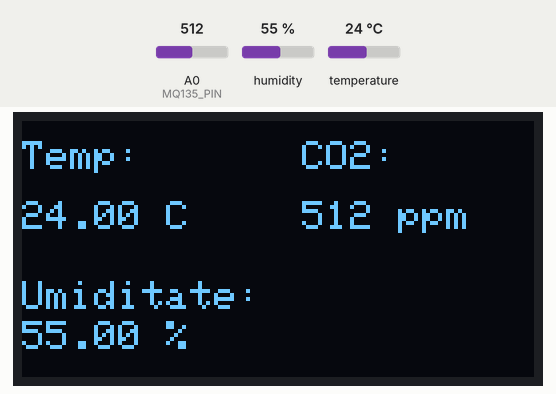
Recording of a sketch running on a simulated ESP8266 (NodeMCU). Shown: 128×64 one-colour display. The test bench sets the inputs (shaded band); at power-on: humidity 55 %, A0 (MQ135_PIN) = 512, temperature 24 °C. The display library's start-up logo is not drawn; what the sketch prints to the serial monitor is not drawn.

Above: at 4.7 s.
4.8 s: humidity set to 22 %
At 7.2 s:
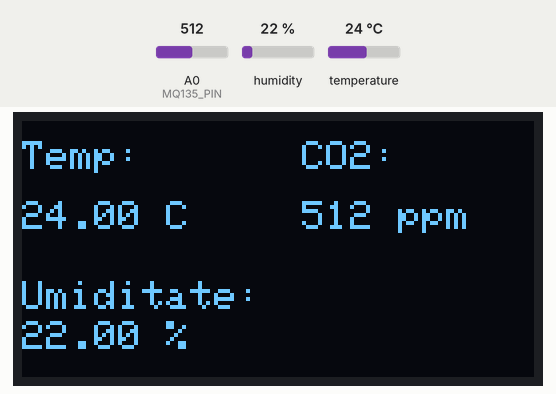
7.6 s: A0 (MQ135_PIN) set to 716
At 9.4 s:
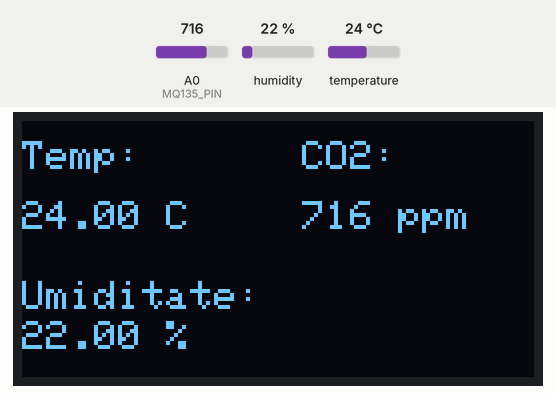
9.7 s: temperature set to 12 °C
At 11.4 s:
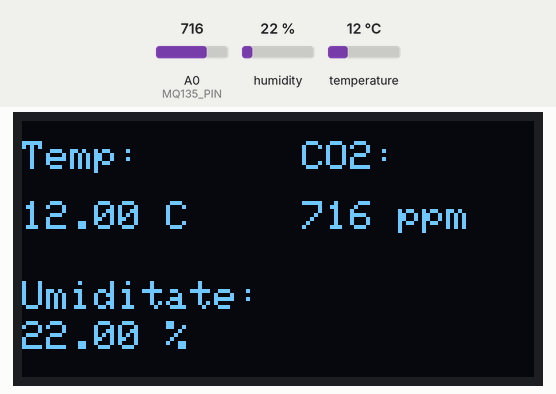
11.7 s: A0 (MQ135_PIN) set to 900
At 12.6 s:
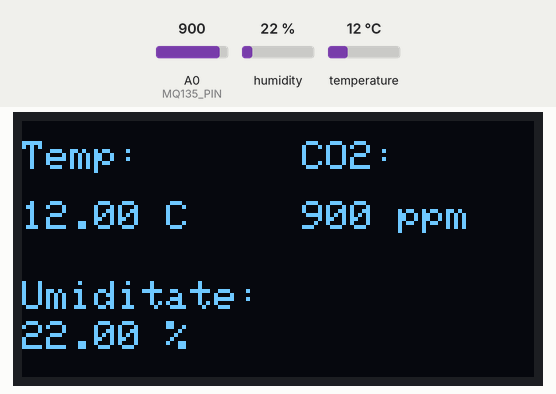
13.8 s: humidity set to 40 %
At 14.8 s:
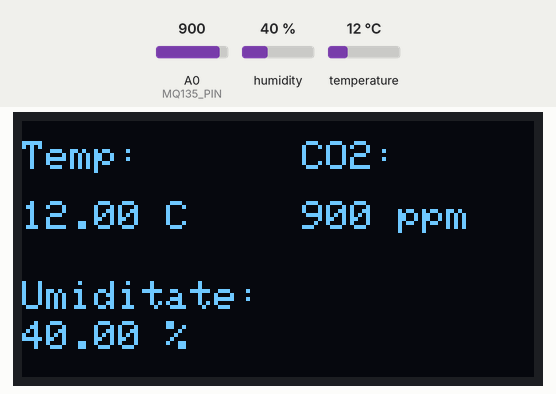
15.8 s: A0 (MQ135_PIN) set to 1023
At 17.0 s:
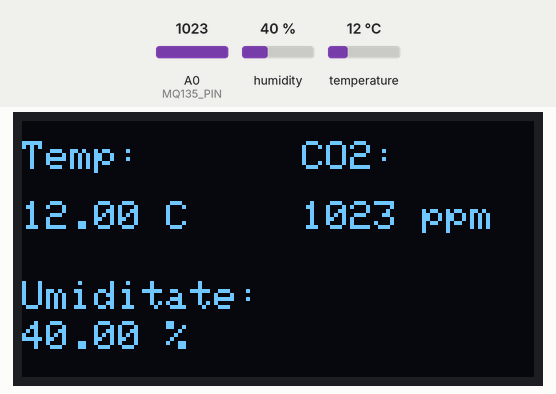
Timing chart, 0 to 18.8 s (numbered marks = the images above; inputs shaded):
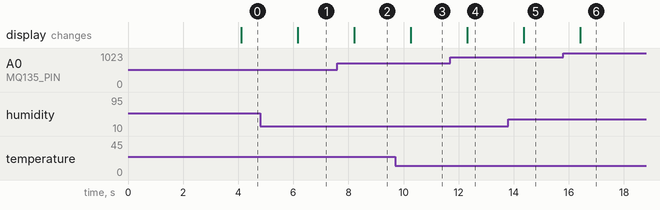

The sketch:

2_sensors.ino
```cpp
#include <Wire.h>
#include <Adafruit_GFX.h>
#include <Adafruit_SSD1306.h>
#include <DHT.h>
#include <MQ135.h> // Biblioteca pentru senzorul MQ-135

// Definire pin senzor DHT11
#define DHTPIN D4  // Pinul conectat la DATA (GPIO2)
#define DHTTYPE DHT11  // Tipul senzorului

// Definire pin senzor MQ-135
#define MQ135_PIN A0  // Pin analogic pentru MQ-135

// Inițializare senzori
DHT dht(DHTPIN, DHTTYPE);
MQ135 mq135_sensor(MQ135_PIN);

// Definire dimensiune ecran OLED
#define SCREEN_WIDTH 128  // Lățimea ecranului OLED
#define SCREEN_HEIGHT 64  // Înălțimea ecranului OLED

// Crearea obiectului ecran OLED I2C
#define OLED_RESET     -1
#define SCREEN_ADDRESS 0x3C
Adafruit_SSD1306 display(SCREEN_WIDTH, SCREEN_HEIGHT, &Wire, OLED_RESET);

void setup() {
    Serial.begin(115200);  // Inițializare Serial Monitor
    Serial.println("Pornire senzori...");

    // Inițializare ecran OLED
    if (!display.begin(SSD1306_SWITCHCAPVCC, SCREEN_ADDRESS)) {
        Serial.println(F("Ecran OLED nu a fost găsit!"));
        for(;;);
    }
    display.display();

    dht.begin();  // Pornește senzorul DHT11
    delay(2000);  // Așteaptă 2 secunde
}

void loop() {
    delay(2000);  // Citire la fiecare 2 secunde

    // Citire valori de la senzor DHT11
    float humidity = dht.readHumidity();
    float temperature = dht.readTemperature();

    // Verificare dacă citirea a reușit
    if (isnan(humidity) || isnan(temperature)) {
        Serial.println("Eroare la citirea senzorului DHT11!");
        return;
    }

    Serial.print("Temp: "); Serial.print(temperature); Serial.print(" C | ");
    Serial.print("Umid: "); Serial.print(humidity); Serial.print(" % | ");

    // Citire MQ-135
    int sensorValue = analogRead(MQ135_PIN);
    Serial.print("Valoare brută MQ-135: ");
    Serial.println(sensorValue);

    float voltage = analogRead(A0) * (5.0 / 1023.0);
    Serial.print("Tensiune MQ-135: ");
    Serial.print(voltage);
    Serial.println(" V");


    // Afișăm datele pe ecranul OLED
    display.clearDisplay();
    display.setTextColor(SSD1306_WHITE);

    display.setTextSize(1);
    display.setCursor(0, 5);
    display.print("Temp:");
    display.setTextSize(1);
    display.setCursor(0, 20);
    display.print(temperature);
    display.print(" C");

    display.setTextSize(1);
    display.setCursor(0, 40);
    display.print("Umiditate:");
    display.setTextSize(1);
    display.setCursor(0, 50);
    display.print(humidity);
    display.print(" %");

    display.setTextSize(1);
    display.setCursor(70, 5);
    display.print("CO2:");
    display.setTextSize(1);
    display.setCursor(70, 20);
    display.print(sensorValue);
    display.print(" ppm");

    display.display();
}
```

Measured:
- after the input at 4.8 s, the display: changes after 1.4 s (image 1)
- after the input at 7.6 s, the display: changes after 0.61 s (image 2)
- after the input at 9.7 s, the display: changes after 0.56 s (image 3)
- after the input at 11.7 s, the display: changes after 0.61 s (image 4)
- after the input at 13.8 s, the display: changes after 0.56 s (image 5)
- after the input at 15.8 s, the display: changes after 0.61 s (image 6)
